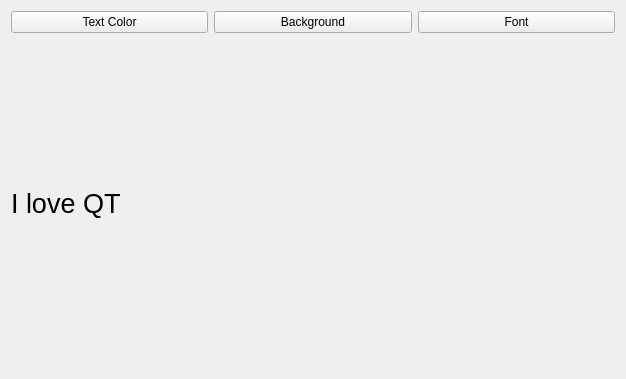
<?xml version="1.0" encoding="UTF-8"?>
<ui version="4.0">
 <class>Widget</class>
 <widget class="QWidget" name="Widget">
  <property name="geometry">
   <rect>
    <x>0</x>
    <y>0</y>
    <width>626</width>
    <height>379</height>
   </rect>
  </property>
  <property name="windowTitle">
   <string>Widget</string>
  </property>
  <layout class="QVBoxLayout" name="verticalLayout">
   <item>
    <layout class="QHBoxLayout" name="horizontalLayout">
     <item>
      <widget class="QPushButton" name="pushButton">
       <property name="text">
        <string>Text Color</string>
       </property>
      </widget>
     </item>
     <item>
      <widget class="QPushButton" name="pushButton_2">
       <property name="text">
        <string>Background</string>
       </property>
      </widget>
     </item>
     <item>
      <widget class="QPushButton" name="pushButton_3">
       <property name="text">
        <string>Font</string>
       </property>
      </widget>
     </item>
    </layout>
   </item>
   <item>
    <widget class="QLabel" name="label">
     <property name="font">
      <font>
       <pointsize>20</pointsize>
      </font>
     </property>
     <property name="text">
      <string>I love QT</string>
     </property>
    </widget>
   </item>
  </layout>
 </widget>
 <resources/>
 <connections/>
</ui>
